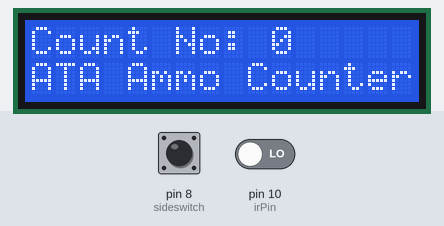
Bench run of a sketch on a simulated Arduino Uno, built with avr-gcc and run on an emulated ATmega328P. On the bench: 16×2 character LCD. Inputs (shaded band) come from the test bench; at power-on: pin 10 (irPin) LOW, pin 8 (sideswitch) LOW. What the sketch prints to the serial monitor is not drawn.

Above: at 1.2 s.
1.3 s: pin 10 (irPin) driven HIGH
At 2.8 s:
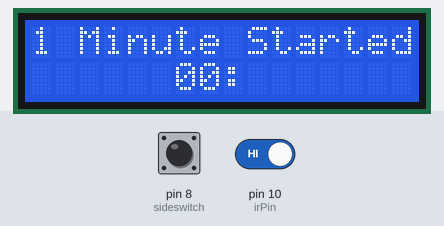
5.5 s: pin 10 (irPin) driven LOW
At 6.5 s:
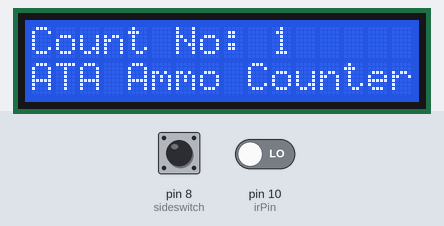
7.5 s: pin 8 (sideswitch) pulled HIGH for 1 s
At 8.5 s:
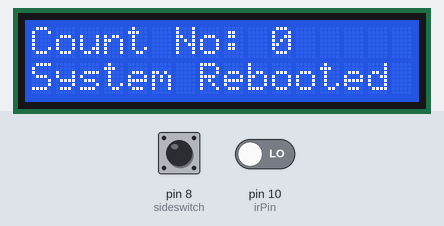
11.6 s: pin 8 (sideswitch) pulled HIGH for 0.6 s
15.6 s: pin 8 (sideswitch) pulled HIGH for 3.2 s
Timing chart, 0 to 18.6 s (numbered marks = the images above; inputs shaded):
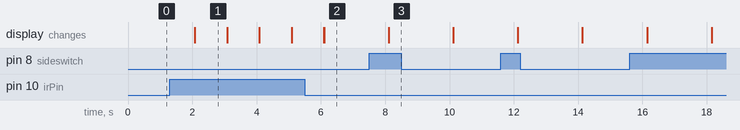

Measured:
- after the input at 1.3 s, the display: changes after 0.78 s (image 1)
- after the input at 5.5 s, the display: first differs from a run without the input after 0.60 s (image 2)
- after the input at 7.5 s, the display: changes after 0.61 s (image 3)
- what the display in image 1 shows lasts 1.0 s, from 2.1 s to 3.1 s

The sketch:

T.JPG.ino
```cpp
 #include "LiquidCrystal.h"

 LiquidCrystal lcd(12, 11, 5, 4, 3, 2);
 int irPin = 10;
 int sideswitch = 8;
 int count = 0;
 int newcount = 0;
 int S = 59;     // count seconds
 int M = 0;     // count minutes

 boolean state = true;

 void setup()
 {
  Serial.begin(9600);
  lcd.begin(16, 2);
  pinMode(irPin, INPUT);
  pinMode(sideswitch, INPUT);
 }

 void loop()
 {
  if (digitalRead(irPin) && state)
  {
  newcount = count++;
    state = false;
    lcd.clear();
    timer();
  }

  else if (!digitalRead(irPin))
  {
    state = true;
    lcd.clear();
    lcd.setCursor(0, 0);
    lcd.print("Count No: ");
    lcd.setCursor(0, 1);
    lcd.print("ATA Ammo Counter");
    Serial.print("Count: ");
    Serial.println(newcount);
    lcd.setCursor(10, 0);
    lcd.print(count);
    delay(1000);
  }

  if (digitalRead(sideswitch))
  {
    count = 0;
    //state = true;
    lcd.clear();
    lcd.setCursor(0, 0);
    lcd.print("Count No: 0");
    lcd.setCursor(0, 1);
    lcd.print("System Rebooted");
    delay(2000);
  }
 }

void timer(){

 while(S!=0 && digitalRead(irPin)){
 lcd.setCursor(0, 0);
 lcd.print ("1 Minute Started");
 lcd.setCursor(6, 1);
 lcd.print("00:");

 S--;
 delay(1000);

 if(S < 0)
 {
   M--;
   S = 59;
 }

 if(S > 9)
 {
   lcd.setCursor(9, 1);
   lcd.print(S);
 }
 else
 {
   lcd.setCursor(9, 1);
   lcd.print("0");
   lcd.setCursor(10, 1);
   lcd.print(S);
   lcd.setCursor(11, 1);
   lcd.print(" ");
 }
 }
}
```
